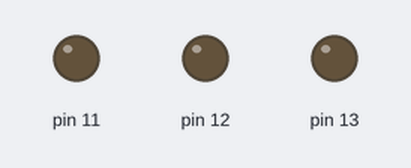
This sketch was run on a simulated Arduino Uno, built with avr-gcc and run on an emulated ATmega328P. Shown: output pins drawn as LEDs (lit = HIGH).

Above: at 0.2 s.
At 1.2 s:
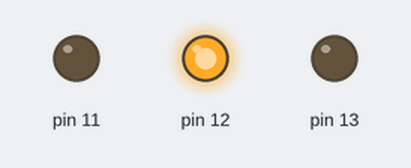
At 2.7 s:
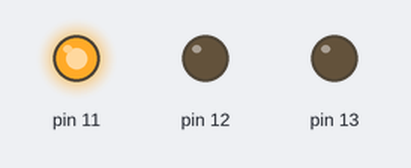
At 3.7 s:
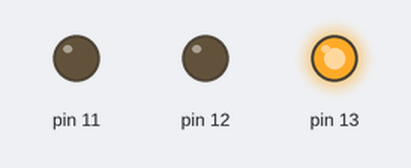
Timing chart, 0 to 4.6 s (numbered marks = the images above):
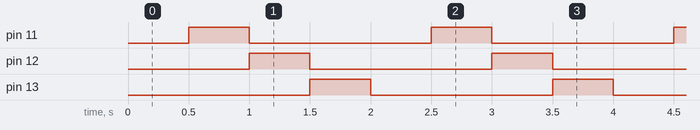

Measured:
- by itself, pin 11–13: alternates HIGH for 0.50 s and LOW for 1.5 s
- by itself, everything shown: repeats every 2.0 s, in 4 steps

The sketch:

_3colorLEDdirect.ino
```cpp
void setup() {
  pinMode(13,OUTPUT);//B
  pinMode(12,OUTPUT);//G
  pinMode(11,OUTPUT);//R

}

void loop() {
  ledBlack();
  //ledWhite();
  ledRed();
  ledGreen();
  ledBlue();
  //ledCyan();
  //ledYellow();
  //ledMagenta();
}

void ledRed(){
  digitalWrite(11, HIGH);//R
  digitalWrite(12, LOW);//G
  digitalWrite(13, LOW);//B
  delay(500);
}
void ledGreen(){
  digitalWrite(11, LOW);
  digitalWrite(12, HIGH);
  digitalWrite(13, LOW);
  delay(500);
}
void ledBlue(){
  digitalWrite(11, LOW);
  digitalWrite(12, LOW);
  digitalWrite(13, HIGH);
  delay(500);
}
void ledCyan(){
  digitalWrite(11, LOW);
  digitalWrite(12, HIGH);
  digitalWrite(13, HIGH);
  delay(500);
}
void ledYellow(){
  digitalWrite(11, HIGH);
  digitalWrite(12, HIGH);
  digitalWrite(13, LOW);
  delay(500);
}
void ledMagenta(){
  digitalWrite(11, HIGH);
  digitalWrite(12, LOW);
  digitalWrite(13, HIGH);
  delay(500);
}
void ledWhite(){
  digitalWrite(11, HIGH);
  digitalWrite(12, HIGH);
  digitalWrite(13, HIGH);
  delay(500);
}
void ledBlack(){
  digitalWrite(11, LOW);
  digitalWrite(12, LOW);
  digitalWrite(13, LOW);
  delay(500);
}
```
